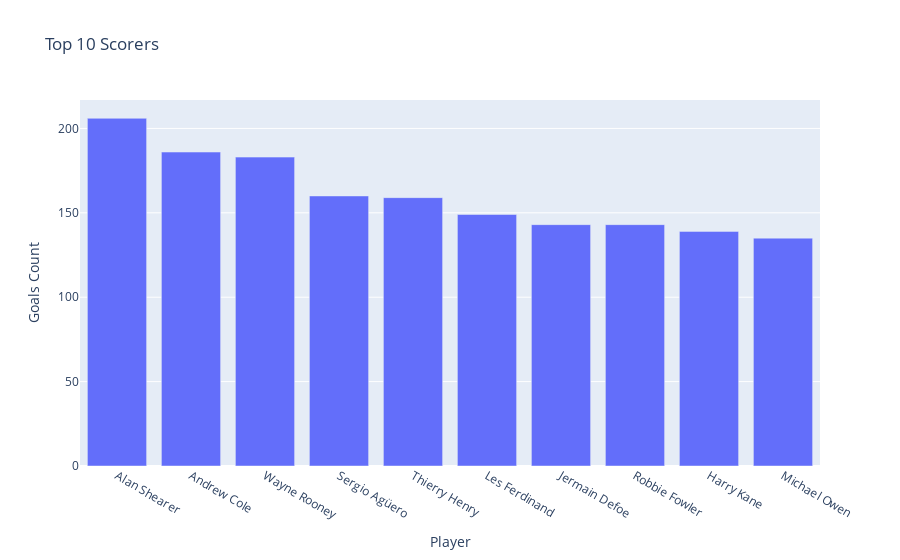

Notebook code for this chart:
### Code cell
top_10_scorers_figure = px.bar(df_top_10_scorers, x='player_name', y='goals_count',
                                labels={'player_name': 'Player', 'goals_count': 'Goals Count'},
                                title='Top 10 Scorers')

# top_10_scorers_figure.update_layout({ 'plot_bgcolor': 'rgba(0, 0, 0, 0)',
#                                      'paper_bgcolor': 'rgba(0, 0, 0, 0)',
#                                      })

top_10_scorers_figure.show()

### Figure 1 — Plotly figure (JSON) as saved in the notebook; plotly's stock layout.template omitted (floating-point values rounded to 4 significant figures)
{"data": [{"alignmentgroup": "True", "hovertemplate": "Player=%{x}<br>Goals Count=%{y}<extra></extra>", "legendgroup": "", "marker": {"color": "#636efa", "pattern": {"shape": ""}}, "name": "", "offsetgroup": "", "orientation": "v", "showlegend": false, "textposition": "auto", "type": "bar", "x": ["Alan Shearer", "Andrew Cole", "Wayne Rooney", "Sergio Agüero", "Thierry Henry", "Les Ferdinand", "Jermain Defoe", "Robbie Fowler", "Harry Kane", "Michael Owen"], "xaxis": "x", "y": [206, 186, 183, 160, 159, 149, 143, 143, 139, 135], "yaxis": "y"}], "layout": {"barmode": "relative", "legend": {"tracegroupgap": 0}, "title": {"text": "Top 10 Scorers"}, "xaxis": {"anchor": "y", "domain": [0, 1], "title": {"text": "Player"}}, "yaxis": {"anchor": "x", "domain": [0, 1], "title": {"text": "Goals Count"}}}}
